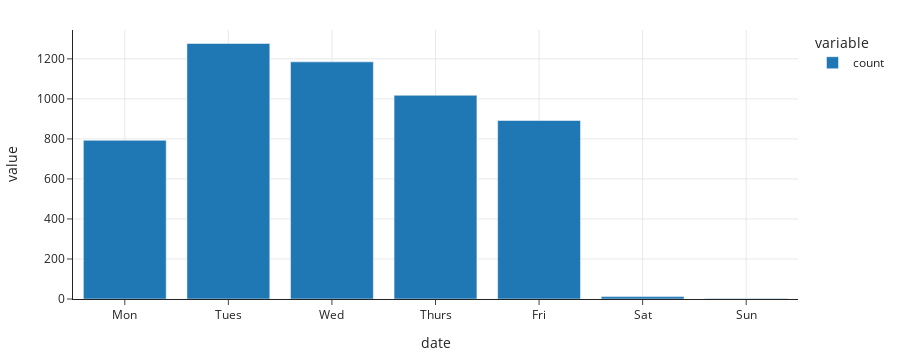

Write notebook code for a chart like this one.
### Code cell
dow_counts = insp['date'].dt.dayofweek.value_counts()
fig = px.bar(dow_counts)
fig.update_xaxes(tickvals=np.arange(7), ticktext=['Mon', 'Tues', 'Wed', 'Thurs', 'Fri', 'Sat', 'Sun'])

### Figure 1 — Plotly figure (JSON) as saved in the notebook; plotly's stock layout.template omitted (floating-point values rounded to 4 significant figures)
{"data": [{"alignmentgroup": "True", "hovertemplate": "variable=count<br>date=%{x}<br>value=%{y}<extra></extra>", "legendgroup": "count", "marker": {"color": "#1F77B4", "pattern": {"shape": ""}}, "name": "count", "offsetgroup": "count", "orientation": "v", "showlegend": true, "textposition": "auto", "type": "bar", "x": [1, 2, 3, 4, 0, 5, 6], "xaxis": "x", "y": [1277, 1185, 1018, 892, 793, 12, 2], "yaxis": "y"}], "layout": {"barmode": "relative", "height": 360, "legend": {"title": {"text": "variable"}, "tracegroupgap": 0}, "xaxis": {"anchor": "y", "autorange": true, "domain": [0, 1], "range": [-0.5, 6.5], "ticktext": ["Mon", "Tues", "Wed", "Thurs", "Fri", "Sat", "Sun"], "tickvals": [0, 1, 2, 3, 4, 5, 6], "title": {"text": "date"}, "type": "linear"}, "yaxis": {"anchor": "x", "autorange": true, "domain": [0, 1], "range": [0, 1344.0], "title": {"text": "value"}, "type": "linear"}}}
